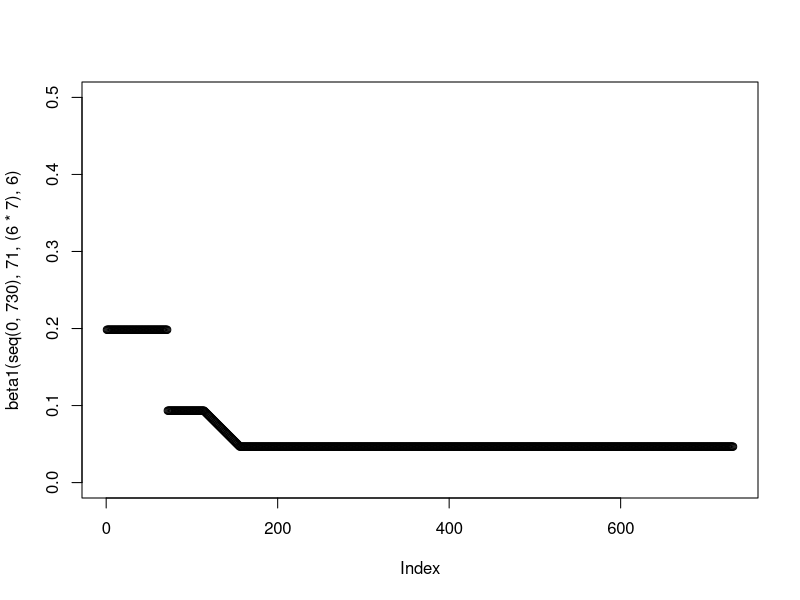
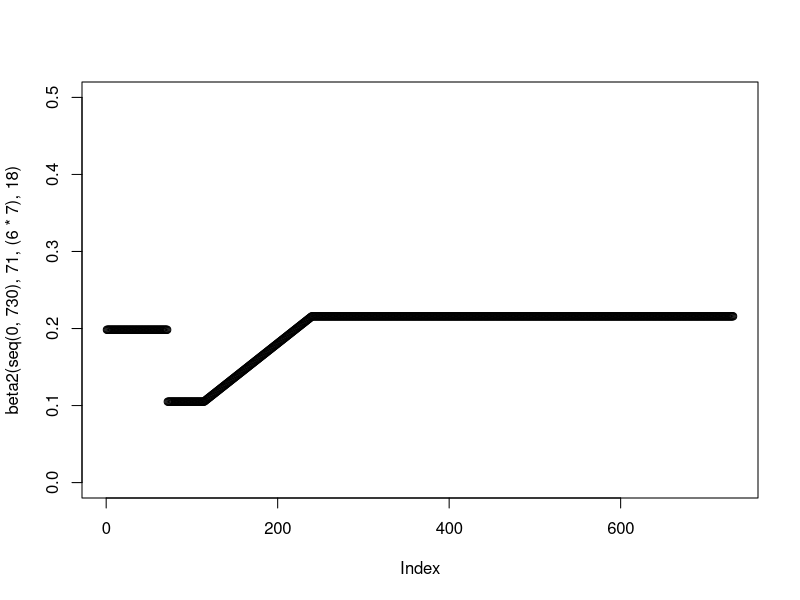
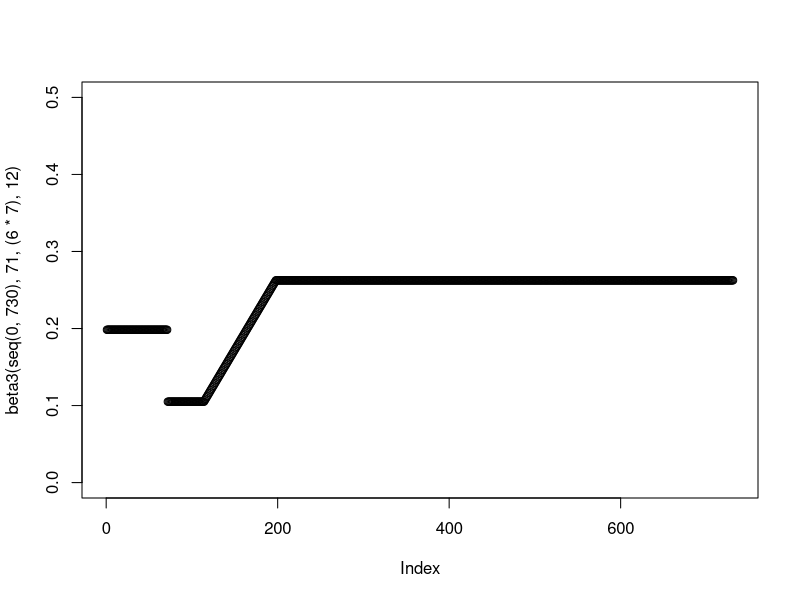
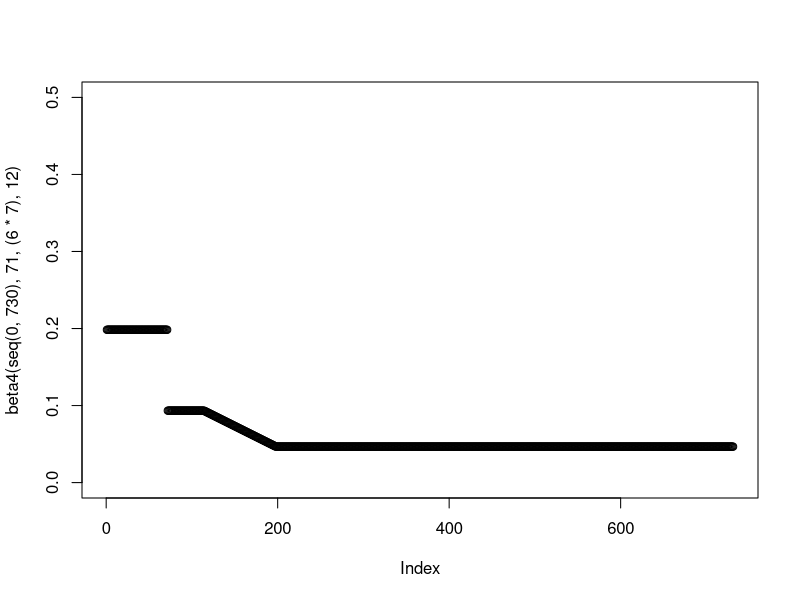

The R source for these figures, in order:
setwd("C:/Users/amorg/Documents/PhD/nCoV Work/Figures/Enhanced Shielding/New") # This is where the plots Output
rm(list=ls())
library("deSolve"); library("ggplot2"); library("ggpubr"); library("reshape2"); library("dplyr"); library("Cairo")

#### Model Functions - Gen Time/ Betas/ODEs ####
#Function to calculate the Generation time (1/gamma) parameter
GenTime <- function(T2, R0) {
  G = T2 * ((R0-1)/log(2))
  return(G)
}

#Functions for the 4 Betas in the model - Plotting function visualises the beta(t) throughout the model run
beta1 <- function(time, tstart1, tdur, tdur2) {
  gamma <- 1/(GenTime(3.3,2.8))
  beta1_2 <- 0.4*(gamma)
  betalin <- approxfun(x=c(tstart1+tdur, tstart1+tdur+(tdur2*7)), y = c(0.8*(gamma), beta1_2), method="linear", rule  =2)
  ifelse((time >= tstart1 & time <= tstart1+tdur), 
         0.8*(gamma), #Phase 2
         ifelse((time >= tstart1+tdur & time <= tstart1+tdur+(tdur2*7)), 
                betalin(time), #Phase 3
                ifelse((time >= tstart1+tdur+(tdur2*7) & time <= 730),
                       beta1_2, #Phase 4
                       1.7*(gamma))))} #Phase 1

plot(beta1(seq(0,730), 71, (6*7), 6), ylim = c(0,0.5))

beta2 <- function(time, tstart1, tdur, tdur2) {
  gamma <- 1/(GenTime(3.3,2.8))
  beta1_2 <- 1.85*gamma
  betalin <- approxfun(x=c(tstart1+tdur, tstart1+tdur+(tdur2*7)), y = c(0.9*(gamma), beta1_2), method="linear", rule  =2)
  ifelse((time >= tstart1 & time <= tstart1+tdur), 
         0.9*(gamma), #Phase 2
         ifelse((time >= tstart1+tdur & time <= tstart1+tdur+(tdur2*7)),
                betalin(time), #Phase 3
                ifelse((time >= tstart1+tdur+(tdur2*7) & time <= 730),
                       beta1_2, #Phase 4
                       1.7*(gamma))))} #Phase 1

plot(beta2(seq(0,730), 71, (6*7), 18), ylim = c(0,0.5))

beta3 <- function(time, tstart1, tdur,tdur2) {
  gamma <- 1/(GenTime(3.3,2.8))
  beta1_2 <- 2.25*gamma 
  betalin <- approxfun(x=c(tstart1+tdur, tstart1+tdur+(tdur2*7)), y = c(0.9*(gamma), beta1_2), method="linear", rule  =2)
  ifelse((time >= tstart1 & time <= tstart1+tdur),
         0.9*(gamma), #Phase 2
         ifelse((time >= tstart1+tdur & time <= tstart1+tdur+(tdur2*7)),
                betalin(time), #Phase 3
                ifelse((time >= tstart1+tdur+(tdur2*7) & time <= 730),
                       beta1_2, #Phase 4
                       1.7*(gamma))))} #Phase 1

plot(beta3(seq(0,730), 71, (6*7), 12), ylim = c(0,0.5))

beta4 <- function(time,tstart1,tdur, tdur2) {
  gamma <- 1/(GenTime(3.3,2.8))
  beta1_2 <- 0.4*(gamma)
  betalin <- approxfun(x=c(tstart1+tdur, tstart1+tdur+(tdur2*7)), y = c(0.8*(gamma), beta1_2), method="linear", rule  =2)
  ifelse((time >= tstart1 & time <= tstart1+tdur), 
         0.8*(gamma), #Phase 2
         ifelse((time >= tstart1+tdur & time <= tstart1+tdur+(tdur2*7)), 
                betalin(time), #Phase 3
                ifelse((time >= tstart1+tdur+(tdur2*7) & time <= 730),
                       beta1_2, #Phase 4
                       1.7*(gamma))))} #Phase 1

plot(beta4(seq(0,730), 71, (6*7), 12), ylim = c(0,0.5))

#ODEs for the Enhanced Shielding Model - Remainder is split into 3 sub-groups
SIRS <- function(time, state, parameters) {
  with(as.list(c(state, parameters)), {
    beta1 <- beta1(time,tstart1,tdur,tdur2)
    beta2 <- beta2(time,tstart1,tdur,tdur2)
    beta3 <- beta3(time,tstart1,tdur,tdur2)
    beta4 <- beta4(time,tstart1,tdur,tdur2)
    
    dSv = - beta1*Iv*Sv - beta1*Is*Sv - beta4*Ir1*Sv - beta4*Ir2*Sv - beta4*Ir3*Sv + zeta*Rv
    dSs = - beta1*Iv*Ss - beta1*Is*Ss - beta2*Ir1*Ss - beta2*Ir2*Ss - beta2*Ir3*Ss + zeta*Rs
    dSr1 = - beta4*Iv*Sr1 - beta2*Is*Sr1 - beta3*Ir1*Sr1 - beta3*Ir2*Sr1 - beta3*Ir3*Sr1 + zeta*Rr1
    dSr2 = - beta4*Iv*Sr2 - beta2*Is*Sr2 - beta3*Ir1*Sr2 - beta3*Ir2*Sr2 - beta3*Ir3*Sr2 + zeta*Rr2
    dSr3 = - beta4*Iv*Sr3 - beta2*Is*Sr3 - beta3*Ir1*Sr3 - beta3*Ir2*Sr3 - beta3*Ir3*Sr3 + zeta*Rr3
    
    dIv = beta1*Iv*Sv + beta1*Is*Sv + beta4*Ir1*Sv + beta4*Ir2*Sv + beta4*Ir3*Sv - gamma*Iv
    dIs = beta1*Iv*Ss + beta1*Is*Ss + beta2*Ir1*Ss + beta2*Ir2*Ss + beta2*Ir3*Ss - gamma*Is
    dIr1 = beta4*Iv*Sr1 + beta2*Is*Sr1 + beta3*Ir1*Sr1 + beta3*Ir2*Sr1 + beta3*Ir3*Sr1 - gamma*Ir1
    dIr2 = beta4*Iv*Sr2 + beta2*Is*Sr2 + beta3*Ir1*Sr2 + beta3*Ir2*Sr2 + beta3*Ir3*Sr2 - gamma*Ir2
    dIr3 = beta4*Iv*Sr3 + beta2*Is*Sr3 + beta3*Ir1*Sr3 + beta3*Ir2*Sr3 + beta3*Ir3*Sr3 - gamma*Ir3
    
    dRv = gamma*Iv - zeta*Rv 
    dRs = gamma*Is - zeta*Rs
    dRr1 = gamma*Ir1 - zeta*Rr1
    dRr2 = gamma*Ir2 - zeta*Rr2
    dRr3 = gamma*Ir3 - zeta*Rr3

    return(list(c(dSv, dSs, dSr1, dSr2, dSr3,
                  dIv, dIs, dIr1, dIr2, dIr3,
                  dRv, dRs, dRr1, dRr2, dRr3)))
  })
}

#### Running the Model w/ Parameters ####

#Initial Conditions, Times, Parameters and Phase Timings 
init <- c(Sv = 0.2 - 0.0001*0.2, Ss = 0.2 - 0.0001*0.2, 
          Sr1 = 0.2 - 0.0001*0.2, Sr2 = 0.2 - 0.0001*0.2, Sr3 = 0.2 - 0.0001*0.2,
          
          Iv = 0.0001*0.2, Is = 0.0001*0.2, Ir1 = 0.0001*0.2, Ir2 = 0.0001*0.2, Ir3 = 0.0001*0.2,   
          Rv= 0, Rs = 0, Rr1 = 0, Rr2 = 0, Rr3 = 0)

times <- seq(0, 478, by = 1)

#### Altering the Duration of Phase 3 - 12/6/18 Weeks ####
#### 12 Weeks ####
#Parameters - TDUR is 12 Weeks 
parms = c(gamma = 1/(GenTime(3.3,2.8)), 
          zeta = 1/365,
          tstart1 = 71, 
          tdur = 6*7,
          tdur2 = 12) 

out1 <- data.frame(ode(y = init, func = SIRS, times = times, parms = parms))

#Altering the output dataframe so that N=1
out1$RemS <- out1$Sr1 + out1$Sr2 + out1$Sr3; out1$RemI <- out1$Ir1 + out1$Ir2 + out1$Ir3; out1$RemR <- out1$Rr1 + out1$Rr2 + out1$Rr3
out1$Sv <- out1$Sv/0.20; out1$Ss <- out1$Ss/0.20; out1$RemS <- out1$RemS/0.60
out1$Iv <- out1$Iv/0.20; out1$Is <- out1$Is/0.20; out1$RemI <- out1$RemI/0.60
out1$Rv <- out1$Rv/0.20; out1$Rs <- out1$Rs/0.20; out1$RemR <- out1$RemR/0.60
out1$Beta1 <- beta1(times, 71, (6*7), parms[[5]]*7)
out1$Beta2 <- beta2(times, 71, (6*7), parms[[5]]*7)
out1$Beta3 <- beta3(times, 71, (6*7), parms[[5]]*7)
out1$Beta4 <- beta4(times, 71, (6*7), parms[[5]]*7)

#Phases altered for the new TDUR = 12
phase1 <- data.frame(xmin=0, xmax=71, ymin=-Inf, ymax=Inf, name = "P1")
phase2 <- data.frame(xmin=71, xmax=71+(6*7), ymin=-Inf, ymax=Inf, name = "P2")
phase3 <- data.frame(xmin=71+(6*7), xmax=71+(6*7)+parms[[5]]*7, ymin=-Inf, ymax=Inf, name = "P3")
phase4 <- data.frame(xmin=71+(6*7)+parms[[5]]*7, xmax=Inf, ymin=-Inf, ymax=Inf, name = "P4")

#Naming the Output Columns
colnames(out1) <- c("Time", "Suscv", "Suscs", "Suscr1", "Suscr2","Suscr3", 
                    "Infected_Iv", "Infected_Is", "Infected_Ir1", "Infected_Ir2", "Infected_Ir3", 
                    "Recovv", "Recovs", "Recovr1", "Recovr2", "Recovr2",
                    "RemSusc", "RemInf", "RemRecov",
                    "Beta_1", "Beta_2", "Beta_3", "Beta_4")

#Input for ggplot
statsinfecv <- melt(out1, id.vars = c("Time"), measure.vars = c("Infected_Iv", "Infected_Is", "RemInf"))
statsinfecv$variable <- factor(statsinfecv$variable, levels=rev(levels(statsinfecv$variable)))

#Plotting
pinf12 <- ggplot(data = statsinfecv, aes(x = (Time), y = value, col = variable))  + theme_bw() +
  labs(x ="Time (Days)", y = "Proportion Infected") + scale_y_continuous(limits = c(0,0.07), expand = c(0,0)) +
  theme(legend.position = "none", legend.title = element_text(size=14), legend.text=element_text(size=14),  axis.text=element_text(size=14),
        axis.title.y=element_text(size=14),axis.title.x = element_blank(), 
        legend.spacing.x = unit(0.3, 'cm'), plot.margin=unit(c(0.7,0.7,0.8,0.8),"cm")) + scale_x_continuous(expand = c(0, 0)) + 
  scale_color_manual(values=c('blue','darkgreen','red'), labels= c("General", "Shielders", "Vulnerable")) +
  geom_rect(data=phase2, aes(xmin=xmin, xmax=xmax, ymin=ymin, ymax=ymax), fill="grey", alpha=0.5, inherit.aes = FALSE) +
  geom_rect(data=phase3, aes(xmin=xmin, xmax=xmax, ymin=ymin, ymax=ymax), fill="grey", alpha=0.35, inherit.aes = FALSE) +
  geom_rect(data=phase4, aes(xmin=xmin, xmax=xmax, ymin=ymin, ymax=ymax), fill="grey", alpha=0.5, inherit.aes = FALSE) +
  geom_text(data = phase1, aes(x = xmin, y = 0.06, label = name),inherit.aes = FALSE, size = 8, vjust = 0, hjust = 0, nudge_x = 25) +
  geom_text(data = phase2, aes(x = xmin, y = 0.06, label = name),inherit.aes = FALSE, size = 8, vjust = 0, hjust = 0, nudge_x = 8) +
  geom_text(data = phase3, aes(x = xmin, y = 0.06, label = name),inherit.aes = FALSE, size = 8, vjust = 0, hjust = 0, nudge_x = 30) +
  geom_text(data = phase4, aes(x = xmin, y = 0.06, label = name),inherit.aes = FALSE, size = 8, vjust = 0, hjust = 0, nudge_x = 125) +
  geom_line(size = 1.02, stat = "identity")

#### 6 ####
#Parameters - TDUR is 6 Weeks 
parms = c(gamma = 1/(GenTime(3.3,2.8)), 
          zeta = 1/365,
          tstart1 = 71, 
          tdur = 6*7,
          tdur2 = 6) 

out1 <- data.frame(ode(y = init, func = SIRS, times = times, parms = parms))

#Altering the output dataframe so that N = 1
out1$RemS <- out1$Sr1 + out1$Sr2 + out1$Sr3; out1$RemI <- out1$Ir1 + out1$Ir2 + out1$Ir3; out1$RemR <- out1$Rr1 + out1$Rr2 + out1$Rr3
out1$Sv <- out1$Sv/0.20; out1$Ss <- out1$Ss/0.20; out1$RemS <- out1$RemS/0.60
out1$Iv <- out1$Iv/0.20; out1$Is <- out1$Is/0.20; out1$RemI <- out1$RemI/0.60
out1$Rv <- out1$Rv/0.20; out1$Rs <- out1$Rs/0.20; out1$RemR <- out1$RemR/0.60
out1$Beta1 <- beta1(times, 71, (6*7), parms[[5]]*7)
out1$Beta2 <- beta2(times, 71, (6*7), parms[[5]]*7)
out1$Beta3 <- beta3(times, 71, (6*7), parms[[5]]*7)
out1$Beta4 <- beta4(times, 71, (6*7), parms[[5]]*7)

#Phases altered for the new TDUR = 6
phase1 <- data.frame(xmin=0, xmax=71, ymin=-Inf, ymax=Inf, name = "P1")
phase2 <- data.frame(xmin=71, xmax=71+(6*7), ymin=-Inf, ymax=Inf, name = "P2")
phase3 <- data.frame(xmin=71+(6*7), xmax=71+(6*7)+parms[[5]]*7, ymin=-Inf, ymax=Inf, name = "P3")
phase4 <- data.frame(xmin=71+(6*7)+ parms[[5]]*7, xmax=Inf, ymin=-Inf, ymax=Inf, name = "P4")

#Naming the Output Columns
colnames(out1) <- c("Time", "Suscv", "Suscs", "Suscr1", "Suscr2","Suscr3", 
                    "Infected_Iv", "Infected_Is", "Infected_Ir1", "Infected_Ir2", "Infected_Ir3", 
                    "Recovv", "Recovs", "Recovr1", "Recovr2", "Recovr2",
                    "RemSusc", "RemInf", "RemRecov",
                    "Beta_1", "Beta_2", "Beta_3", "Beta_4")

#Input for ggplot
statsinfecv <- melt(out1, id.vars = c("Time"), measure.vars = c("Infected_Iv", "Infected_Is", "RemInf"))
statsinfecv$variable <- factor(statsinfecv$variable, levels=rev(levels(statsinfecv$variable)))

#Plotting
pinf6 <- ggplot(data = statsinfecv, aes(x = (Time), y = value, col = variable))  + theme_bw() +
  labs(x ="Time (Days)", y = "Proportion Infected") + scale_y_continuous(limits = c(0,0.07), expand = c(0,0)) +
  theme(legend.position = "none", legend.title = element_text(size=14), legend.text=element_text(size=14),  axis.text=element_text(size=14),
        axis.title.y=element_text(size=14),axis.title.x = element_blank(), 
        legend.spacing.x = unit(0.3, 'cm'), plot.margin=unit(c(0.7,0.7,0.8,0.8),"cm")) + scale_x_continuous(expand = c(0, 0)) + 
  scale_color_manual(values=c('blue','darkgreen','red'), labels= c("General", "Shielders", "Vulnerable")) +
  geom_rect(data=phase2, aes(xmin=xmin, xmax=xmax, ymin=ymin, ymax=ymax), fill="grey", alpha=0.5, inherit.aes = FALSE) +
  geom_rect(data=phase3, aes(xmin=xmin, xmax=xmax, ymin=ymin, ymax=ymax), fill="grey", alpha=0.35, inherit.aes = FALSE) +
  geom_rect(data=phase4, aes(xmin=xmin, xmax=xmax, ymin=ymin, ymax=ymax), fill="grey", alpha=0.5, inherit.aes = FALSE) +
  geom_text(data = phase1, aes(x = xmin, y = 0.06, label = name),inherit.aes = FALSE, size = 8, vjust = 0, hjust = 0, nudge_x = 25) +
  geom_text(data = phase2, aes(x = xmin, y = 0.06, label = name),inherit.aes = FALSE, size = 8, vjust = 0, hjust = 0, nudge_x = 8) +
  geom_text(data = phase3, aes(x = xmin, y = 0.06, label = name),inherit.aes = FALSE, size = 8, vjust = 0, hjust = 0, nudge_x = 8) +
  geom_text(data = phase4, aes(x = xmin, y = 0.06, label = name),inherit.aes = FALSE, size = 8, vjust = 0, hjust = 0, nudge_x = 140) +
  geom_line(size = 1.02, stat = "identity")

#### 18 ####
#Parameters - TDUR is 18 Weeks 
parms = c(gamma = 1/(GenTime(3.3,2.8)), 
          zeta = 1/365,
          tstart1 = 71, 
          tdur = 6*7,
          tdur2 = 18) 

out1 <- data.frame(ode(y = init, func = SIRS, times = times, parms = parms))

#Altering the output dataframe so that N=1
out1$RemS <- out1$Sr1 + out1$Sr2 + out1$Sr3; out1$RemI <- out1$Ir1 + out1$Ir2 + out1$Ir3; out1$RemR <- out1$Rr1 + out1$Rr2 + out1$Rr3
out1$Sv <- out1$Sv/0.20; out1$Ss <- out1$Ss/0.20; out1$RemS <- out1$RemS/0.60
out1$Iv <- out1$Iv/0.20; out1$Is <- out1$Is/0.20; out1$RemI <- out1$RemI/0.60
out1$Rv <- out1$Rv/0.20; out1$Rs <- out1$Rs/0.20; out1$RemR <- out1$RemR/0.60
out1$Beta1 <- beta1(times, 71, (6*7), parms[[5]]*7)
out1$Beta2 <- beta2(times, 71, (6*7), parms[[5]]*7)
out1$Beta3 <- beta3(times, 71, (6*7), parms[[5]]*7)
out1$Beta4 <- beta4(times, 71, (6*7), parms[[5]]*7)

#Phases altered for the new TDUR = 18
phase1 <- data.frame(xmin=0, xmax=71, ymin=-Inf, ymax=Inf, name = "P1")
phase2 <- data.frame(xmin=71, xmax=71+(6*7), ymin=-Inf, ymax=Inf, name = "P2")
phase3 <- data.frame(xmin=71+(6*7), xmax=71+(6*7)+parms[[5]]*7, ymin=-Inf, ymax=Inf, name = "P3")
phase4 <- data.frame(xmin=71+(6*7)+ parms[[5]]*7, xmax=Inf, ymin=-Inf, ymax=Inf, name = "P4")

#Naming the Output Columns
colnames(out1) <- c("Time", "Suscv", "Suscs", "Suscr1", "Suscr2","Suscr3", 
                    "Infected_Iv", "Infected_Is", "Infected_Ir1", "Infected_Ir2", "Infected_Ir3", 
                    "Recovv", "Recovs", "Recovr1", "Recovr2", "Recovr2",
                    "RemSusc", "RemInf", "RemRecov",
                    "Beta_1", "Beta_2", "Beta_3", "Beta_4")

#Input for ggplot
statsinfecv <- melt(out1, id.vars = c("Time"), measure.vars = c("Infected_Iv", "Infected_Is", "RemInf"))
statsinfecv$variable <- factor(statsinfecv$variable, levels=rev(levels(statsinfecv$variable)))

#Plotting
pinf18 <- ggplot(data = statsinfecv, aes(x = (Time), y = value, col = variable))  + theme_bw() +
  labs(x ="Time (Days)", y = "Proportion Infected") + scale_y_continuous(limits = c(0,0.07), expand = c(0,0)) +
  theme(legend.position = "none", legend.title = element_text(size=14), legend.text=element_text(size=14),  axis.text=element_text(size=14),
        axis.title.y=element_text(size=14),axis.title.x = element_text(size=14), 
        legend.spacing.x = unit(0.3, 'cm'), plot.margin=unit(c(0.7,0.7,0.8,0.8),"cm")) + scale_x_continuous(expand = c(0, 0)) + 
  scale_color_manual(values=c('blue','darkgreen','red'), labels= c("General", "Shielders", "Vulnerable")) +
  geom_rect(data=phase2, aes(xmin=xmin, xmax=xmax, ymin=ymin, ymax=ymax), fill="grey", alpha=0.5, inherit.aes = FALSE) +
  geom_rect(data=phase3, aes(xmin=xmin, xmax=xmax, ymin=ymin, ymax=ymax), fill="grey", alpha=0.35, inherit.aes = FALSE) +
  geom_rect(data=phase4, aes(xmin=xmin, xmax=xmax, ymin=ymin, ymax=ymax), fill="grey", alpha=0.5, inherit.aes = FALSE) +
  geom_text(data = phase1, aes(x = xmin, y = 0.06, label = name),inherit.aes = FALSE, size = 8, vjust = 0, hjust = 0, nudge_x = 25) +
  geom_text(data = phase2, aes(x = xmin, y = 0.06, label = name),inherit.aes = FALSE, size = 8, vjust = 0, hjust = 0, nudge_x = 8) +
  geom_text(data = phase3, aes(x = xmin, y = 0.06, label = name),inherit.aes = FALSE, size = 8, vjust = 0, hjust = 0, nudge_x = 50) +
  geom_text(data = phase4, aes(x = xmin, y = 0.06, label = name),inherit.aes = FALSE, size = 8, vjust = 0, hjust = 0, nudge_x = 100) +
  geom_line(size = 1.02, stat = "identity")

#### Plotting ####

#GGARRANGE
p1 <- ggarrange(pinf6, NULL, pinf12, NULL, pinf18, nrow = 5, ncol = 1, align = "v", 
                heights = c(0.5, -0.03, 0.5, -0.03, 0.5), 
                labels = c("A","", "B","", "C"), font.label = c(size = 20), common.legend = TRUE, legend = "bottom" )

#Anti-Aliasing in Plots - Can Ignore 
ggsave(p1, filename = "Fig3.png", dpi = 300, type = "cairo",
       width = 8.5, height = 11, units = "in")
